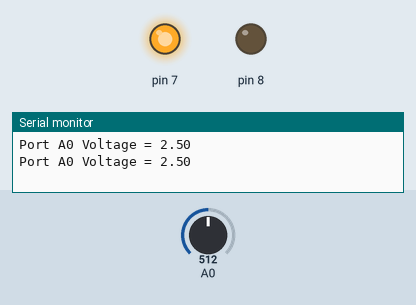
Bench run of a sketch on a simulated Arduino Uno, built with avr-gcc and run on an emulated ATmega328P. Shown: output pins drawn as LEDs (lit = HIGH), the last lines printed to the serial monitor. The inputs (shaded band) are chosen by the test bench; at power-on: A0 = 512.

Above: at 2.8 s.
2.9 s: A0 set to 705
5.6 s: A0 set to 732
At 7.0 s:
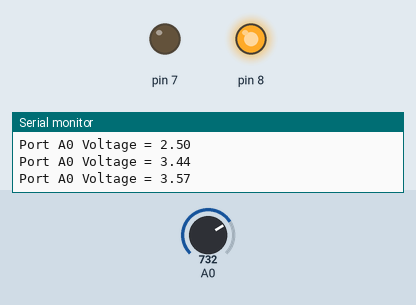
8.3 s: A0 set to 716
At 11.2 s:
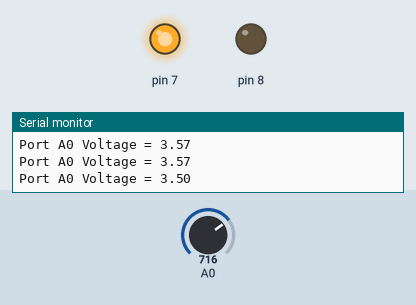
11.5 s: A0 set to 900
At 12.8 s:
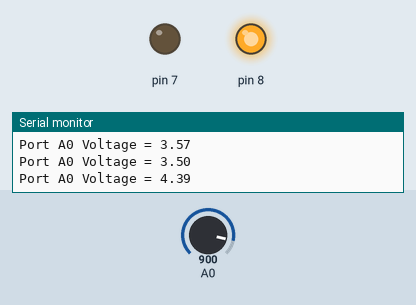
Timing chart, 0 to 14.5 s (numbered marks = the images above; inputs shaded):
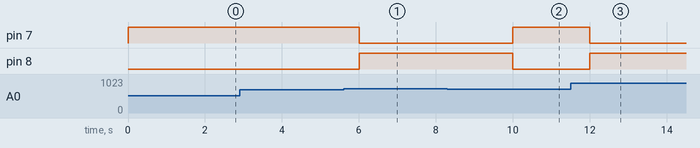

Measured:
- the behaviour switches between 716 and 717 on A0 (found by bisection; images 0 and 1)
- after the input at 5.6 s, pin 7: HIGH → LOW after 0.40 s; pin 8: LOW → HIGH after 0.40 s
- after the input at 8.3 s, pin 7: LOW → HIGH after 1.7 s; pin 8: HIGH → LOW after 1.7 s
- after the input at 11.5 s, pin 7: HIGH → LOW after 0.50 s; pin 8: LOW → HIGH after 0.50 s

The sketch:

Arduino_5_LDR_GRLight_on_off_each.ino
```cpp
int sensorValue0 = 0;
float sensor = 0;

void setup()
{
  Serial.begin(9600);
  pinMode(7, OUTPUT);
  pinMode(8, OUTPUT);
}

void loop()
{
  sensorValue0 = analogRead(0);
  sensor = (float(sensorValue0)/1024)*5;
  Serial.print("Port A0 Voltage = ");
  Serial.println(sensor);
  if(sensor < 3.5){
    digitalWrite(7, HIGH);
    digitalWrite(8, LOW);
  }
  else
  {
    digitalWrite(8, HIGH);
    digitalWrite(7, LOW);
  }
  delay(2000);
}
```
